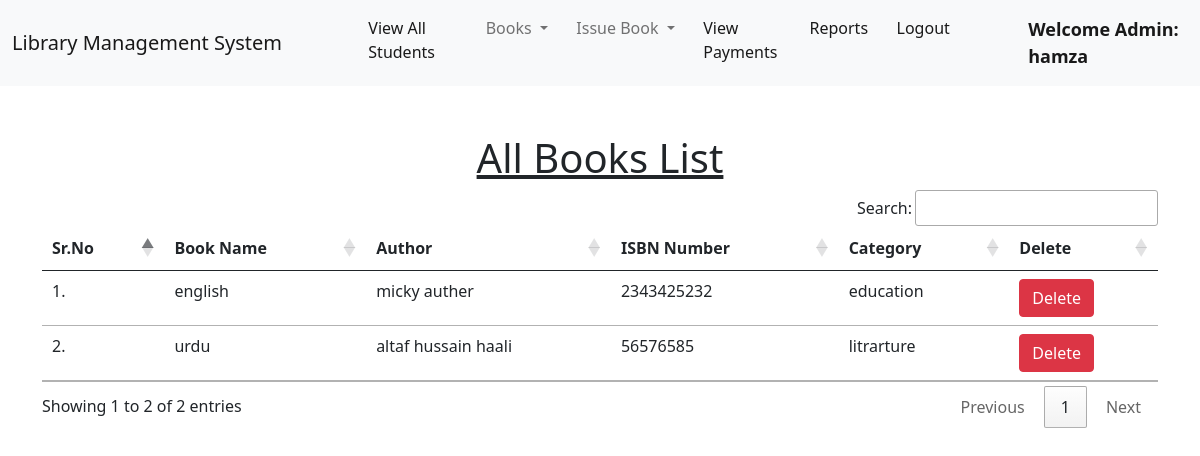
Screenshot of /view_books/ (signed in) with the database file from the repository.
### library/models.py (models this page shows, shortened)
class Book(models.Model):
    name = models.CharField(max_length=200)
    author = models.CharField(max_length=200)
    isbn = models.CharField(max_length=50) # Ensure ISBN is unique
    category = models.CharField(max_length=50)
    cover_image = models.ImageField(upload_to='covers/', null=True, blank=True)  # Allow null and blank
    pdf_file = models.FileField(upload_to='pdfs/', null=True, blank=True)  # Allow null and blank
    price = models.DecimalField(max_digits=10, decimal_places=2, default=0.00)  # Add price field

### library/views.py (the view)
# urls.py: path("view_books/", views.view_books, name="view_books"),
@login_required(login_url = '/admin_login')
def view_books(request):
    books = Book.objects.all()
    return render(request, "view_books.html", {'books':books})

### library/templates/view_books.html (shortened to what this page needs)
{% extends 'admin_navbar.html' %}
{% load static %}
{% block body %}
<div class="container mt-4">
    <h1 class="text-center"><u>All Books List</u></h1>
    <table class="table table-hover" id="example">
        <thead>
            <tr>
                <th>Sr.No</th>
                <th>Book Name</th>
                <th>Author</th>
                <th>ISBN Number</th>
                <th>Category</th>
                <th>Delete</th>
            </tr>
        </thead>
        <tbody>
            {% for book in books %}
            <tr>
                <td>{{forloop.counter}}.</td>
                <td>{{book.name}}</td>
                <td>{{book.author}}</td>
                <td>{{book.isbn}}</td>
                <td>{{book.category}}</td>
                <td><a href="/delete_book/{{book.id}}/" class="btn btn-danger" onclick="return confirm('Are you sure you want to delete this book?')">Delete</a></td>
            </tr>
            {% endfor %}
        </tbody>
    </table>
    </div>
{% endblock %}

### library/templates/admin_navbar.html (shortened to what this page needs)
<!doctype html>
<html lang="en">
  <head>
    <link href="https://cdn.jsdelivr.net/npm/bootstrap@5.1.0/dist/css/bootstrap.min.css" rel="stylesheet">
    <link rel="stylesheet" href="https://cdn.datatables.net/1.10.25/css/jquery.dataTables.min.css">
    <link rel="stylesheet" href="https://cdn.datatables.net/buttons/1.7.1/css/buttons.dataTables.min.css">
  </head>
  <body>
    <nav class="navbar navbar-expand-lg navbar-light bg-light">
        <div class="container-fluid">
          <a class="navbar-brand" href="#">Library Management System</a>
          <div class="collapse navbar-collapse" id="navbarSupportedContent">
            <ul class="navbar-nav me-auto mb-2 mb-lg-0">
              <li class="nav-item">
                <a class="nav-link active" aria-current="page" href="/view_students/">View All Students</a>
              </li>
              <li class="nav-item dropdown">
                <a class="nav-link dropdown-toggle" href="#" id="navbarDropdown" role="button" data-bs-toggle="dropdown" aria-expanded="false">
                  Books
                </a>
              </li>
              <li class="nav-item dropdown">
                <a class="nav-link dropdown-toggle" href="#" id="navbarDropdown" role="button" data-bs-toggle="dropdown" aria-expanded="false">
                  Issue Book
                </a>
              </li>
              <li class="nav-item">
                <a class="nav-link active" aria-current="page" href="{% url "view_payments" %}">View Payments</a>
              </li>
              <li class="nav-item">
                <a class="nav-link active" aria-current="page" href="{% url "view_contact_messages" %}">Reports</a>
              </li>
              <li class="nav-item">
                <a class="nav-link active" aria-current="page" href="/logout/">Logout</a>
              </li>
              <li class="nav-item">
                <a style="font-weight:600; font-family:'Segoe UI', Tahoma, Geneva, Verdana, sans-serif; font-size: large;" class="nav-link active" href="#">Welcome Admin: {{request.user}}</a>
              </li>
            </ul>
          </div>
        </div>
      </nav>
      <br>
      {% block body %}
      {% endblock %}
  </body>
</html>

### rows the page displays
Book: name "english", author "micky auther", isbn "2343425232", category "education"
Book: name "urdu", author "altaf hussain haali", isbn "56576585", category "litrarture"

### other values shown
{{ request.user }} "hamza"
